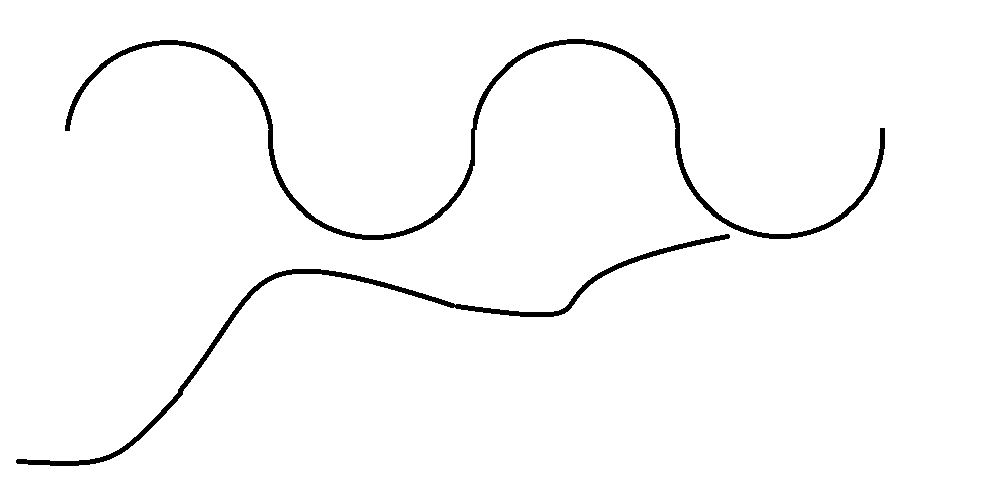
%> input picture maps/hullam.bmp, 1000 x 502 px
$ octave Main.m   (GNU Octave 9; MATLAB toolbox functions it lacks are replaced by stand-ins)
%> lines starting %> are read from the running program, lines starting %| are printed output that depends on the picture; in (x1, y1, x2, y2) boxes, pixels count from 0 and x2, y2 are one past the last pixel; in counts of white or black regions, pixels touching at a corner belong together; the program's own positions count from 1
%> `map = imread('maps/hullam.bmp');`: map: size 502x1000 logical; 97.9% white; 2 black regions, box (x1, y1, x2, y2) and area: (65, 39, 885, 240) 6288, (16, 234, 730, 466) 4118
### map_with_noise.m
function new_map = map_with_noise(old_map, deviation)
%> called with deviation = 0.05
% new_map = MAP_WITH_NOISE(old_map, szoras)
%  Adds noise to a map
% Output:
%   new_map: map with noise
% Inputs:
%   old_map: original map
%   deviation: standard deviation of noise

new_map = old_map + randn(size(old_map))*deviation;
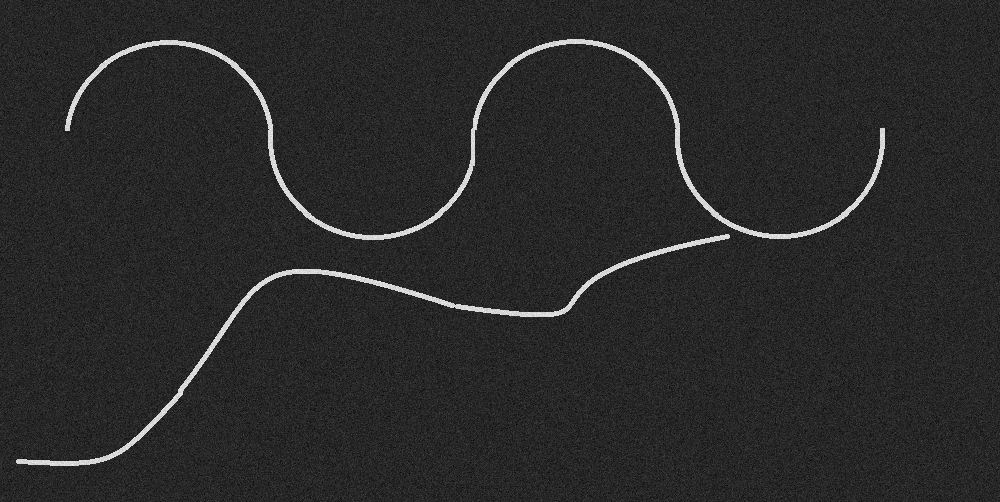
%> new_map: size 502x1000 double; min -0.218, max 1.21, mean 0.0207; drawn with min black and max white

new_map(find(new_map < 0)) = 0;
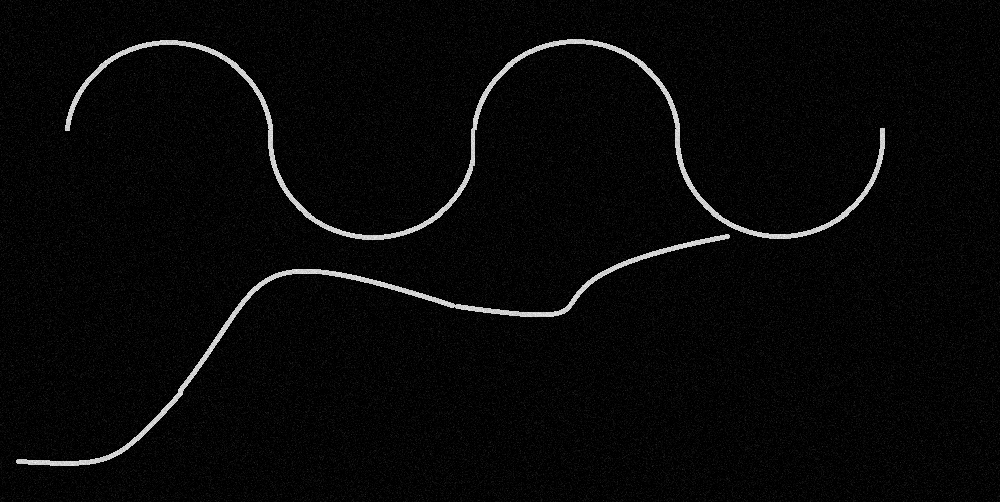
%> new_map: size 502x1000 double; min 0, max 1.21, mean 0.0402; drawn with min black and max white
new_map(find(new_map > 1)) = 1;
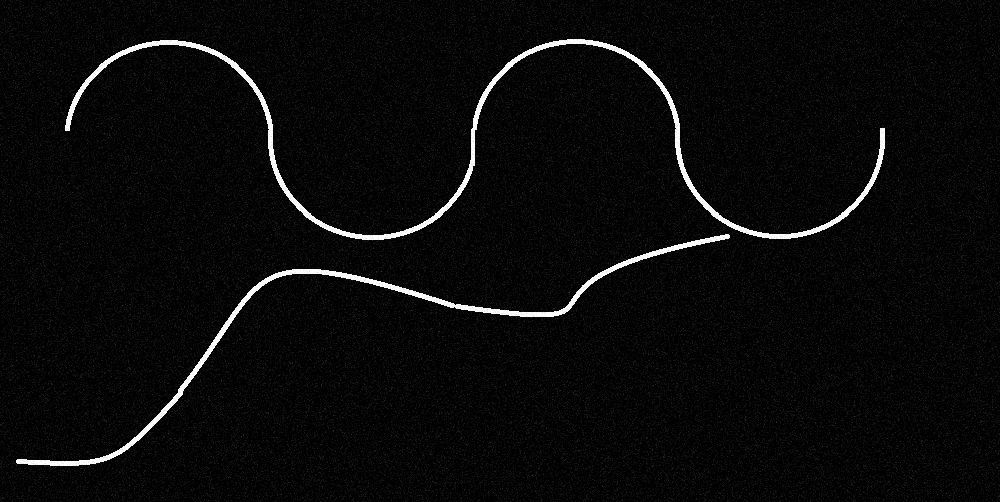
%> new_map: size 502x1000 double; 1.04% of pixels changed, all inside (x1, y1, x2, y2) = (16, 39, 885, 466)

### line_sensing.m
function [p_e, e] = line_sensing(q_e, no_of_sensors, dist, map, pixel_size)
% [p_e, e] = LINE_SENSING(q_e, no_of_sensors, dist, map, pixel_size)
%  Simulating the functioning of the sensors
% Output:
%   p_e: positions of the sensors (size(p_e) = (2, no_of_sensors)
%   e: vector of sensed values (rowvector)
% Inputs:
%   q_e = [x_e; y_e; theta_e]: position of the midpoint and orientation of the sensor
%   no_of_sensors: number of sensors
%   dist: distance between the sensors
%   map: map of the workspace of the robot (matrix)
%   pixel_size: width and height of one pixel on the map

% Vector for sensed values
e = zeros(1, no_of_sensors);

% Positions of the sensors
p_e = zeros(2, no_of_sensors);

for i = 1:no_of_sensors
    % Distance between the sensor and the midpoint
    dist_from_mid = ((no_of_sensors+1)/2 - i) * dist;
    p_e(1, i) = q_e(1) - dist_from_mid * cos(q_e(3));
    p_e(2, i) = q_e(2) - dist_from_mid * sin(q_e(3));

    % Index of pixel on the map
    map_x = round(p_e(1, i)/pixel_size);
    map_y = size(map,1)-round(p_e(2, i)/pixel_size);

    % Sensed value
    if map_x > 0 && map_y > 0 && map_x <= size(map,2) && map_y <= size(map,1)
        % Point inside of the map
        e(i) = map(map_y, map_x);
    else
        % Point outside of the map
        e(i) = 0;
    end
end

### plot_diff_drive.m
function plot_diff_drive(q, r_wheel,len, d, maxy, pixel_size,fotengely,delta,u)
% PLOT_DIFF_DRIVE(q, r_wheel, l_axis, len, maxy, pixel_size)
%  Drawing the (triangle-shaped) robot on an image
% Inputs:
%   q = [x,y,theta]: configuration of the robot
%   r_wheel: radius of wheels
%   l_axis: length of the axis (distance of the wheels)
%   len: length of the robot
%   maxy: height of the image
%   pixel_size: size of pixels on the map (square-shaped)

% Robot configuration
x = q(1);
y = q(2);
theta = q(3);
wheel_width = 5;

xbl = x - sin(theta) * len - fotengely*cos(theta); % balhátsó kerék középpont
ybl = y + cos(theta) * len - fotengely*sin(theta);
xbr = x + sin(theta) * len - fotengely*cos(theta); % jobbhátsó kerék középpont
ybr = y - cos(theta) * len - fotengely*sin(theta);
% Position of front left wheel
xl = x - sin(theta) * len;
yl = y + cos(theta) * len;

% Position of front right wheel
xr = x + sin(theta) * len;
yr = y - cos(theta) * len;
% Bycicle modell front wheel
xbyc = x;
ybyc = y;
hold on;

% Front of the robot
xe = x + d * cos(theta);
ye = y + d * sin(theta);

% Back of the robot
xb = x - d * cos(theta)- fotengely*cos(theta);
yb= y - d * sin(theta)- fotengely*sin(theta);


% Drawing the back triangle of the robot (triangle)
plot([xbr, xb, xbl, xbr]/pixel_size, [maxy-ybr, maxy-yb, maxy-ybl, maxy-ybr]/pixel_size, 'g', 'LineWidth',3);
patch('XData', [xbr, xb, xbl, xbr]/pixel_size, 'YData', [maxy-ybr, maxy-yb, maxy-ybl, maxy-ybr]/pixel_size, 'FaceColor', [0 0.2 1], 'EdgeColor', [0 0 1], 'FaceAlpha', .3, 'LineWidth', 3);
axis equal;
plot([xbl xbr]/pixel_size, ...
    [maxy-ybl maxy-ybr]/pixel_size, ...
    'b', 'LineWidth', 3);

% Drawing the front body of the robot (triangle)
plot([xr, xe, xl, xr]/pixel_size, [maxy-yr, maxy-ye, maxy-yl, maxy-yr]/pixel_size, 'g', 'LineWidth',3);
patch('XData', [xr, xe, xl, xr]/pixel_size, 'YData', [maxy-yr, maxy-ye, maxy-yl, maxy-yr]/pixel_size, 'FaceColor', [0 1 1], 'EdgeColor', [0 0 1], 'FaceAlpha', .3, 'LineWidth', 3);
axis equal;

% Drawing the fotengely
plot([x-fotengely*cos(theta) x]/pixel_size, ...
    [maxy-y+fotengely*sin(theta) maxy-y]/pixel_size, ...
    'b', 'LineWidth', wheel_width);

% Drawing velocity
% plot([x-fotengely*cos(theta) x-fotengely*cos(theta)+u*cos(theta)*2]/pixel_size, ...
%     [maxy-y+fotengely*sin(theta) maxy-y+fotengely*sin(theta)-u*sin(theta)*2]/pixel_size, ...
%     'r', 'LineWidth', wheel_width);

% Drawing the front wheels
plot([xl+r_wheel*cos(theta) xl-r_wheel*cos(theta)]/pixel_size, ...
    [maxy-(yl+r_wheel*sin(theta)) maxy-(yl-r_wheel*sin(theta))]/pixel_size, ...
    'k', 'LineWidth', wheel_width);
plot([xr+r_wheel*cos(theta) xr-r_wheel*cos(theta)]/pixel_size, ...
    [maxy-(yr+r_wheel*sin(theta)) maxy-(yr-r_wheel*sin(theta))]/pixel_size, ...
    'k', 'LineWidth', wheel_width);
% Drawing the bycicle front wheels
plot([xbyc+r_wheel*cos(theta+delta) xbyc-r_wheel*cos(theta+delta)]/pixel_size, ...
    [maxy-(ybyc+r_wheel*sin(theta+delta)) maxy-(ybyc-r_wheel*sin(theta+delta))]/pixel_size, ...
    'k', 'LineWidth', wheel_width);
% drawing back wheels
plot([xbl+r_wheel*cos(theta) xbl-r_wheel*cos(theta)]/pixel_size, ...
    [maxy-(ybl+r_wheel*sin(theta)) maxy-(ybl-r_wheel*sin(theta))]/pixel_size, ...
    'k', 'LineWidth', wheel_width);
plot([xbr+r_wheel*cos(theta) xbr-r_wheel*cos(theta)]/pixel_size, ...
    [maxy-(ybr+r_wheel*sin(theta)) maxy-(ybr-r_wheel*sin(theta))]/pixel_size, ...
    'k', 'LineWidth', wheel_width);
% Plotting the reference point of the robot
plot(x/pixel_size, (maxy-y)/pixel_size, 'r*');

% plot([xl xr]/pixel_size, [maxy-yl maxy-yr]/pixel_size, 'm*');

### vonalak_szama.m
function [line_count] = vonalak_szama(e, no_sensors, dist_sensors)
line_count = 0;
    for i=1:no_sensors
            if (e(i)>0.6)
                if (i==1)
                line_count = line_count +1;
                elseif e(i-1)<0.6
                    line_count = line_count +1;
                end
            end
    end
end

### Main.m
% Simulation and control of a line follower robot
clear all; close all; clc;

%% Parameters of the robot

% Radius of a wheel
r_wheel = 2;
% Length between front and rear axis
l_mainaxis = 8;
% Length of the front and rear axis
len = 4;

% Length between front axis and line sensors
d = 1;
% virtuális vonalszenzorba helyezett kormányszög
gamma = 0;
%L' = l_mainaxis + d
% tan gamma= tan phi * l_mainaxis+d/l_mainaxis
% l_mainaxis és phi be a módosított értékeket kell majd beletenni (L', gamma)

%Kezdo sebeseg és kormanyszog
u=3; % start velocity
phi = 0; %start steering angle

%Vonal orientáció
delta = 0;
% Vonal érzékelés pont
p = 0;
p_start=0;
p_dif = 0;
p_t =0;
p1= 0;
p2= 0;
s_dif = 0;
delta_dif=0;
delta_fok_dif=0;
delta_fok_ket=0;
delta_ket=0;


% két vonal szenzor távolsága
senz_dist = 2*d + l_mainaxis;

% Initial configuration of the robot: q0 = [x0; y0; theta0]
q0 = [10; 10; pi/2];

%% Sensors
no_sensors = 32;
% Distance between two sensors
dist_sensors = 0.2;

%megtett út
s = 0;
%érzékelt vonalak száma
line_count = 0

%% Map of the environment

% Map from file
map = imread('maps/hullam.bmp');
map = 1 - map;

% Plotting the original map
figure(1);
imshow(1-map);
title('Original, noiseless map')

% Generating map with noise
deviation = 0.05;
new_map = map_with_noise(map, deviation);

% Size of one pixel
pixel_size = 0.1;

%% Parameters of the simulation

% Sampling time [sec]
dT = 0.1;
% End time [sec]
T_end = 300;

% Save the results in a video file?
save_as_video = 0; % 0 - no, 1 - yes
% If yes, name of the file
v_filename = 'videos/xxx.avi';

%% Simulation

% Timevector for simulation
t = 0:dT:T_end;

% Storing the path of the robot ([x, y] coordinates in each row)
robot_path = zeros(length(t),2);
p_time = zeros(length(t),1);
phi_time = zeros(length(t),1);
[xplotmax ,yplotmax]=size(map);
%> xplotmax = 502; yplotmax = 1000
y_plot = 5:yplotmax/20:yplotmax;
%> y_plot = 20 values from 5 to 955

% Opening video file, if required
if save_as_video
    v = VideoWriter(v_filename);
    open(v)
end

% Loop of simulation
for i=1:length(t)
    % Storing the actual position in the path vector
    robot_path(i,:) = [q0(1) q0(2)];

    % Positions of the first sensors: midpoint of sensor and orientation
    q_e = [q0(1)+d*cos(q0(3)); q0(2)+d*sin(q0(3)); q0(3)-pi/2];
    % Positions of each sensors and sensed values
    [p_e, e] = line_sensing(q_e, no_sensors, dist_sensors, new_map, pixel_size);
    [line_count] = vonalak_szama(e, no_sensors, dist_sensors);

    % Positions of the second sensors: midpoint of sensor and orientation
    q_e_b = [q0(1)-l_mainaxis*cos(q0(3))-d*cos(q0(3)); q0(2)-l_mainaxis*sin(q0(3))-d*sin(q0(3)); q0(3)-pi/2];
    % Positions of each sensors and sensed values
    [p_e_b, e_b] = line_sensing(q_e_b, no_sensors, dist_sensors, new_map, pixel_size);

    % Plotting
    figure(2); hold off;
    % Plotting the map
    imshow(1-new_map);
    hold on;
    % Plotting the path
    plot(robot_path(1:i,1)/pixel_size, size(map,1)-robot_path(1:i,2)/pixel_size,'y:', 'LineWidth', 2);
    % Plotting the robot
    plot_diff_drive(q0, r_wheel, len, d ,size(map,1)*pixel_size, pixel_size,l_mainaxis,phi,u)
    % Plotting sensors
    for k = 1:size(p_e,2)
        plot(p_e(1,k)/pixel_size, (size(map,1)*pixel_size-p_e(2,k))/pixel_size, ...
            '.', 'MarkerSize', 15, 'Color', [e(k), (1-e(k))*0.8, 0]);
        plot(p_e_b(1,k)/pixel_size, (size(map,1)*pixel_size-p_e_b(2,k))/pixel_size, ...
            '.', 'MarkerSize', 15, 'Color', [e_b(k), (1-e_b(k))*0.8, 0]);
    end
    texts = [strcat("x= ",num2str(q0(1))),strcat("y= ",num2str(q0(2))), ...
        strcat("theta= ",num2str(q0(3)*180/pi)," fok"), strcat('velocity = ', num2str(u,2), ' m/s'),...
        strcat('phi = ', num2str(phi*180/pi), ' fok'),strcat('delta = ', num2str(delta_fok_ket,2), ' fok'),...
        strcat('ido = ', num2str((i-1)*dT,5), '/', num2str(T_end)),strcat('delta = ', num2str(delta_fok_ket,2), ' fok'),...
        strcat('p = ', num2str(p_t,2)),strcat('vonalak szama = ', num2str(line_count))];
    for k=1:length(texts)
%> (the run ends here)

$ run again, with maps/135fok_3px_500px.bmp copied over maps/hullam.bmp
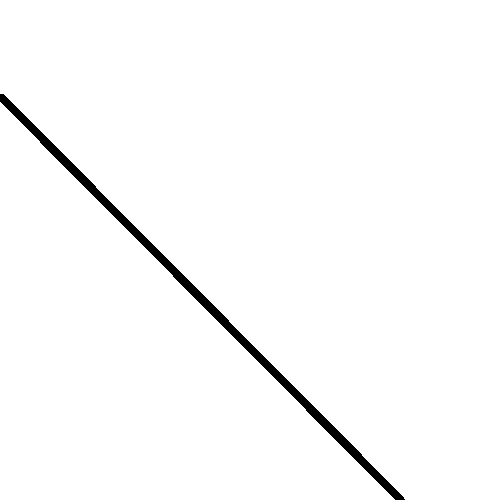
%> input picture maps/135fok_3px_500px.bmp, 500 x 500 px
%> in map_with_noise, `new_map(find(new_map > 1)) = 1;`:
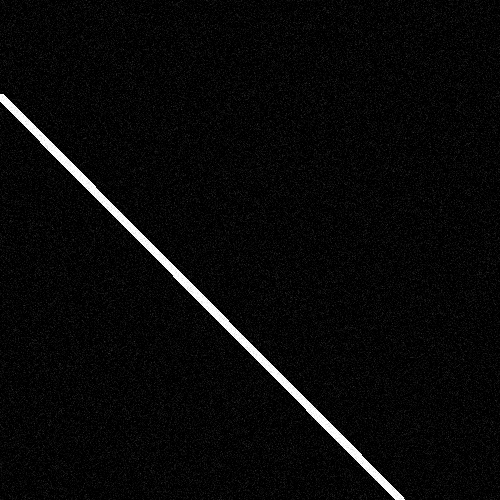
%> new_map: size 500x500 double; min 0, max 1, mean 0.0374
